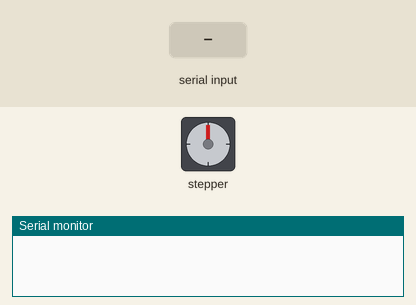
Bench run of a sketch on a simulated Arduino Uno, built with avr-gcc and run on an emulated ATmega328P. Shown: stepper motor, the last lines printed to the serial monitor. The inputs (shaded band) are chosen by the test bench. Stepper angles assume 2048 steps per turn.

Above: at 2.8 s.
2.9 s: "0" received over the second serial link
At 5.2 s:
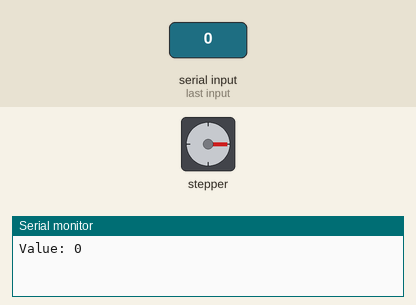
5.5 s: "1" received over the second serial link
At 7.6 s:
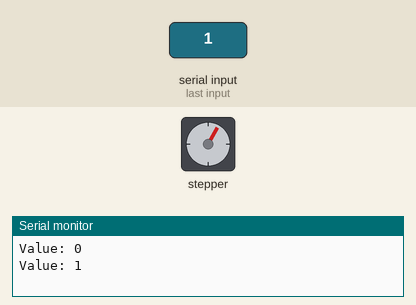
8.1 s: "0" received over the second serial link
At 10.2 s:
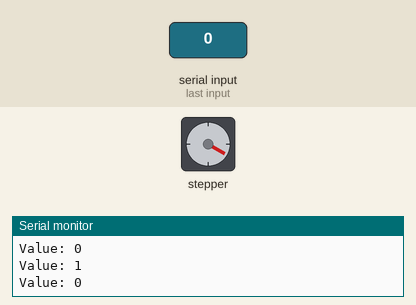
Timing chart, 0 to 11.7 s (numbered marks = the images above; inputs shaded):
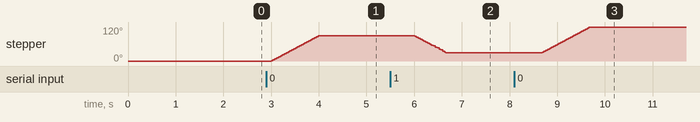

The sketch:

Slave_Stepper.ino
```cpp
#include <Stepper.h>
#include <SoftwareSerial.h>

#define TX 10
#define RX 11
SoftwareSerial slave(TX, RX); //TX, RX

//Set up for STEP
#define IN1STEP 4
#define IN2STEP 5
#define IN3STEP 6
#define IN4STEP 7

const int fullstep = 2048;
const int halfstep = fullstep / 4;
const int step;
const int stepper_speed = 15;
Stepper myStepper(fullstep, IN1STEP, IN3STEP, IN2STEP, IN4STEP);

void setup() {
  Serial.begin(9600);
  myStepper.setSpeed(stepper_speed);
  slave.begin(9600);
}

void loop() {
  if (slave.available()) {
    char value = slave.read();
    Serial.print("Value: ");
    Serial.println(value);
    if (value == '0') {
      myStepper.step(fullstep / 4);
    } else if (value == '1') {
      myStepper.step(-fullstep / 6);
    }
  }
  delay(1000);
}
```

Measured:
- after the input at 2.9 s, stepper: turns 90° clockwise in 1.0 s, starting after 0.10 s
- after the input at 5.5 s, stepper: turns 60° counter-clockwise in 0.65 s, starting after 0.51 s
- after the input at 8.1 s, stepper: turns 90° clockwise in 1.0 s, starting after 0.58 s
